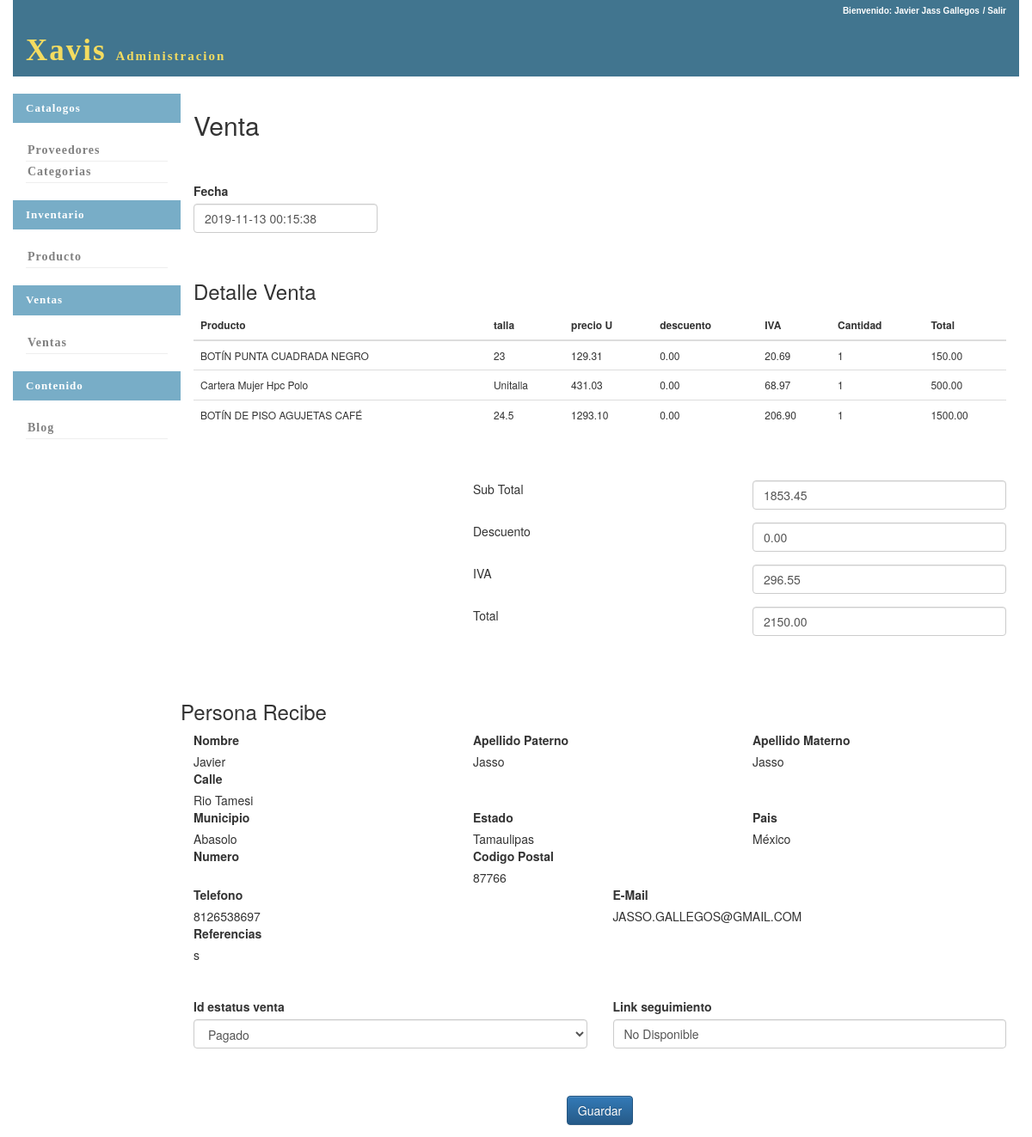
The app's page /ventas/detalle_venta/17/ (signed in) with its own data.
### ventas/models.py (models this page shows)
class Venta(models.Model):
	fecha=models.DateTimeField(default=timezone.now())
	sub_total=models.DecimalField(max_digits=20,decimal_places=2,null=False)
	descuento=models.DecimalField(max_digits=20,decimal_places=2,null=False,default=0)
	iva=models.DecimalField(max_digits=20,decimal_places=2,null=False)
	total=models.DecimalField(max_digits=20,decimal_places=2,null=False)
	id_estatus_venta=models.ForeignKey(Estatus_Venta,on_delete=models.PROTECT,default=1)
	link_seguimiento=models.CharField(max_length=200,null=True,default='No Disponible')
	cliente=models.ForeignKey(Cliente,on_delete=models.PROTECT,default=1)

class Detalle_Venta(models.Model):
	id_venta=models.ForeignKey(Venta,on_delete=models.PROTECT)
	id_producto=models.ForeignKey(Productos,on_delete=models.PROTECT,null=False)
	cantidad=models.IntegerField(null=False)
	talla=models.ForeignKey(Tallas,on_delete=models.PROTECT,null=False)
	precio_unitario=models.DecimalField(max_digits=20,decimal_places=2,null=False)#almacena el precio antes de descuento e impuesto
	descuento=models.DecimalField(max_digits=20,decimal_places=2,null=False,default=0.00)#almacena el importe de descuento
	iva=models.DecimalField(max_digits=20,decimal_places=2,null=False,default=0.00)#almacena el iva
	precio_total=models.DecimalField(max_digits=20,decimal_places=2,null=False)#almacena el precio de todos los productos (precio_unitario*cantidad)

class Direccion_Envio_Venta(models.Model):
	id_venta=models.ForeignKey(Venta,on_delete=models.PROTECT)
	nombre_recibe=models.CharField(max_length=20,null=False)
	apellido_p=models.CharField(max_length=20,null=False)
	apellido_m=models.CharField(max_length=20)
	calle=models.CharField(max_length=50,null=False)
	numero_interior=models.CharField(max_length=10,null=True)
	numero_exterior=models.CharField(max_length=10,null=True)
	cp=models.CharField(max_length=10,null=False)
	municipio=models.CharField(max_length=50,null=False,default="")
	estado=models.CharField(max_length=50,null=False,default="")
	pais=models.CharField(max_length=50,null=False,default="")
	telefono=models.CharField(max_length=20,null=False)
	correo_electronico=models.CharField(max_length=50,null=False)
	referencia=models.CharField(max_length=200,null=False)

### inventario/models.py (models this page shows, shortened)
class Productos(models.Model):
	nombre=models.CharField(max_length=100)
	desc_producto=models.TextField()
	precio=models.DecimalField(max_digits=26,decimal_places=2,default=0.00)
	descuento=models.IntegerField(default=0)
	id_proveedor=models.ForeignKey(Proveedor,on_delete=models.PROTECT,null=False,default=0)
	marca=models.CharField(max_length=100,null=False,default="")
	clave_prod_proveedor=models.CharField(max_length=20,null=True)
	id_estatus=models.ForeignKey(Estatus,on_delete=models.PROTECT,default=1)

class Tallas(models.Model):
	id_producto=models.ForeignKey(Productos,on_delete=models.PROTECT)
	talla=models.CharField(max_length=10)
	entrada=models.IntegerField(default=0)
	salida=models.IntegerField(default=0)
	class Meta:
		unique_together=('id_producto','talla')

### ventas/views.py (the view)
# urls.py: url(r'^detalle_venta/(?P<id_venta>\d+)/$',views.detalle_venta_form,name="detalle_venta"),
def detalle_venta_form(request,id_venta):
	if not request.user.is_authenticated:
		return HttpResponseRedirect(reverse('seguridad:login'))
	venta=Venta.objects.get(id=id_venta)
	if request.method=="POST":
		form=Venta_Form(request.POST,instance=venta)
		if form.is_valid():
			form.save()
			return HttpResponseRedirect(reverse('ventas:busca_ventas'))
	else:
		det_venta=Detalle_Venta.objects.filter(id_venta=venta)
		direccion_enviio=Direccion_Envio_Venta.objects.get(id_venta=venta)
		form=Venta_Form(instance=venta)
	return render(request,'ventas/ventas.html',locals())

### ventas/forms.py
class Venta_Form(forms.ModelForm):
	class Meta:
		model=Venta
		fields=("fecha","sub_total","descuento","iva","total","id_estatus_venta","link_seguimiento")

### ventas/models.py (called while the page is built)
	def __str__(self):
		return self.estatus_venta

### ventas/templates/ventas/ventas.html (shortened to what this page needs)
{%extends 'base.html' %}
{% load bootstrap3 %}
{% block content%}
	<form method="post" action="#">
		<h2>Venta</h2>
		<br><br>
		<div class="row">
			<div class="col-xs-3">
				{% bootstrap_field form.fecha %}
			</div>
		</div>
		<br>
		<h3>Detalle Venta</h3>
		<table class="table">
			<thead>
				<th>
					Producto
				</th>
				<th>talla</th>
				<th>precio U</th>
				<th>descuento</th>
				<th>IVA</th>
				<th>
					Cantidad
				</th>
				<th>Total</th>
			</thead>
			<tbody>
				{% for dv in det_venta %}
					<tr>
						<td>{{dv.id_producto.nombre}}</td>
						<td>{{dv.talla.talla}}</td>
						<td>{{dv.precio_unitario}}</td>
						<td>{{dv.descuento}}</td>
						<td>{{dv.iva}}</td>
						<td>{{dv.cantidad}}</td>
						<td>{{dv.precio_total}}</td>
					</tr>
				{% endfor %}
			</tbody>
		</table>
		<br></br>
		<div class="row">
			<div class="col-xs-4"></div>
			<div class="col-xs-4">Sub Total</div>
			<div class="col-xs-4">{% bootstrap_field form.sub_total show_label=False%}</div>
		</div>
		<div class="row">
			<div class="col-xs-4"></div>
			<div class="col-xs-4">Descuento</div>
			<div class="col-xs-4">{% bootstrap_field  form.descuento show_label=False%}</div>
		</div>
		<div class="row">
			<div class="col-xs-4"></div>
			<div class="col-xs-4">IVA</div>
			<div class="col-xs-4">{% bootstrap_field  form.iva show_label=False %}</div>
		</div>
		<div class="row">
			<div class="col-xs-4"></div>
			<div class="col-xs-4">Total</div>
			<div class="col-xs-4">{% bootstrap_field  form.total show_label=False%}</div>
		</div>
		<br><br>
		<div class="row">
			<h3>Persona Recibe</h3>
			<div class="col-xs-4"><label>Nombre</label><br>{{direccion_enviio.nombre_recibe}}</div>
			<div class="col-xs-4"><label>Apellido Paterno</label><br>{{direccion_enviio.apellido_p}}</div>
			<div class="col-xs-4"><label>Apellido Materno</label><br>{{direccion_enviio.apellido_m}}</div>
			<div class="col-xs-12"><label>Calle</label><br>{{direccion_enviio.calle}}</div>
			<div class="col-xs-4"><label>Municipio</label><br>{{direccion_enviio.municipio}}</div>
			<div class="col-xs-4"><label>Estado</label><br>{{direccion_enviio.estado}}</div>
			<div class="col-xs-4"><label>Pais</label><br>{{direccion_enviio.pais}}</div>
			<div class="col-xs-4"><label>Numero</label><br>{{direccion_enviio.numero}}</div>
			<div class="col-xs-4"><label>Codigo Postal</label><br>{{direccion_enviio.cp}}</div>
			<div class="col-xs-6"><label>Telefono</label><br>{{direccion_enviio.telefono}}</div>
			<div class="col-xs-6"><label>E-Mail</label><br>{{direccion_enviio.correo_electronico}}</div>
			<div class="col-xs-12"><label>Referencias</label><br>{{direccion_enviio.referencia}}</div>
		</div>
		<br><br>
		<div class="row">
			<div class="col-xs-6">
				{%bootstrap_field form.id_estatus_venta%}
			</div>
			<div class="col-xs-6">
				{%bootstrap_field form.link_seguimiento%}
			</div>
		</div>
		<br><br>
		<div class="row" style="text-align:center">
			<button class="btn btn-primary">
				Guardar
			</button>
		</div>
	</form>
{% endblock %}

### seguridad/static/css/base.css (style rules this page uses)
.table { font-size:12px; }

### records on screen
Venta: fecha "2019-11-13 00:15:38", sub_total "1853.45", descuento "0.00", iva "296.55", total "2150.00", id_estatus_venta "Pagado", link_seguimiento "No Disponible"
Detalle_Venta: id_producto.nombre "BOTÍN PUNTA CUADRADA NEGRO", talla.talla "23", precio_unitario "129.31", descuento "0.00", iva "20.69", cantidad "1", precio_total "150.00"
Detalle_Venta: id_producto.nombre "Cartera Mujer Hpc Polo", talla.talla "Unitalla", precio_unitario "431.03", descuento "0.00", iva "68.97", cantidad "1", precio_total "500.00"
Detalle_Venta: id_producto.nombre "BOTÍN DE PISO AGUJETAS CAFÉ", talla.talla "24.5", precio_unitario "1293.10", descuento "0.00", iva "206.90", cantidad "1", precio_total "1500.00"
Direccion_Envio_Venta: nombre_recibe "Javier", apellido_p "Jasso", apellido_m "Jasso", calle "Rio Tamesi", municipio "Abasolo", estado "Tamaulipas", pais "México", cp "87766", telefono "8126538697", correo_electronico "JASSO.GALLEGOS@GMAIL.COM", referencia "s"
